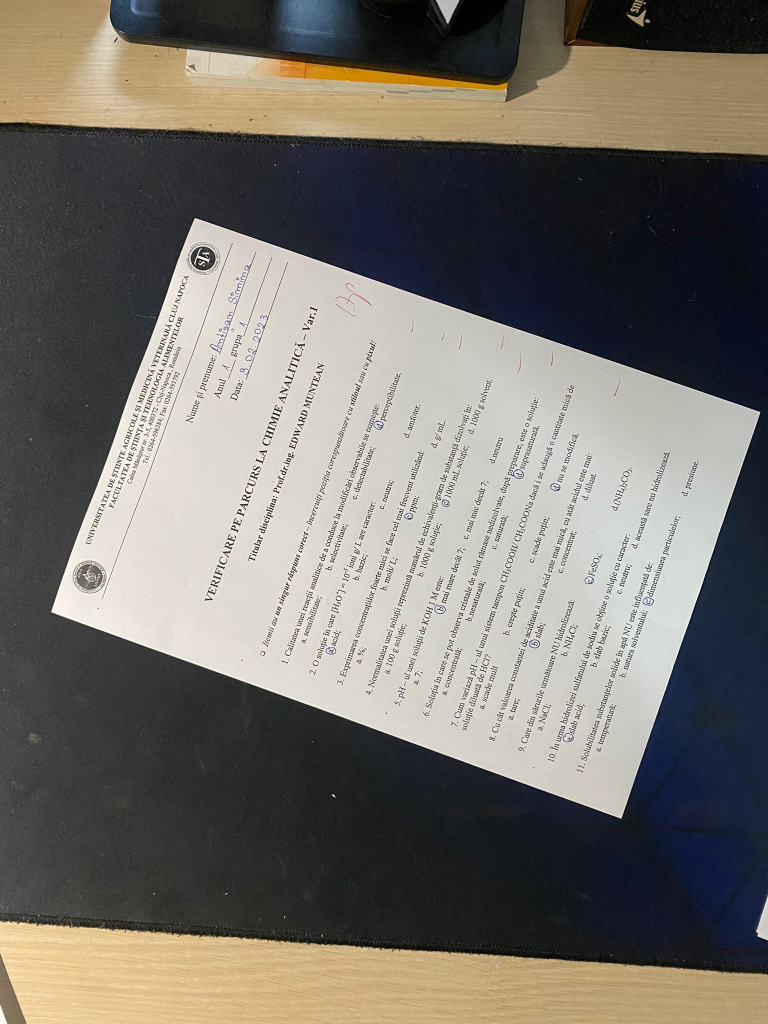
//> input picture Images/NoBackground/Problematice/scan11.jpg, 1536 x 2048 px (shown at 1/2 size)
$ ./OpenCVApplication   (built with g++ and OpenCV 4)
//> lines starting //> are read from the running program, lines starting //| are printed output that depends on the picture; after the words box and inside, x2 and y2 are one past the last pixel; in counts of white or black regions, pixels touching at a corner belong together
#include "stdafx.h"
#include "common.h"
#include <queue>
#include <random>
#include <iostream>
#include <fstream>
#include <sys/types.h>
#include <sys/stat.h>
#include <direct.h>


Mat_<uchar> convertToGrayscale(Mat_<Vec3b> img) {
	Mat_<uchar> grayScale(img.rows, img.cols);
	cvtColor(img, grayScale, cv::COLOR_BGR2GRAY);
	return grayScale;
}

int get_scale_percent(Mat_<Vec3b> img) {
	int scale_percent = 0;
	int preferredHeight = 900;
	int preferredWidth = 600;
	int minDiffHeight = INT_MAX;
	int minDiffWidth = INT_MAX;
	for (int i = 1; i <= 100; i++) {
		int scaledWidth = img.cols * i / 100;
		int scaledHeight = img.rows * i / 100;
		if (abs(scaledWidth - preferredWidth) < minDiffWidth && abs(scaledHeight - preferredHeight) < minDiffHeight) {
			scale_percent = i;
 			minDiffHeight = abs(scaledHeight - preferredHeight);
 			minDiffWidth = abs(scaledWidth - preferredWidth);
 		}
 	}
 	return scale_percent;
}

std::vector<int> compute_horizontal_histogram(Mat_<uchar> img) {
	std::vector<int> pc(img.rows,0);
	for (int i = 0; i < img.rows; i++) {
		for (int j = 0; j < img.cols; j++) {
			if (img(i, j) == 0) {
				pc.at(i)++;
			}
		}
	}
	return pc;
}

std::vector<int> compute_vertical_histogram(Mat_<uchar> img) {
	std::vector<int> pc(img.cols, 0);
	for (int j = 0; j < img.cols; j++) {
		for (int i = 0; i < img.rows; i++) {
			if (img(i, j) == 0) {
				pc.at(j)++;
			}
		}
	}
	return pc;
}

Mat_<uchar> vertical_histogram(Mat_<uchar> img) {
	std::vector<int> pc = compute_vertical_histogram(img);
	Mat_<uchar> dst(img.rows, img.cols, 255);
	for (int j = 0; j < dst.cols; j++) {
		for (int i = 0; i < pc.at(j); i++) {
			dst(i, j) = 0;
		}
	}
	return dst;
}

Mat_<uchar> horizontal_histogram(Mat_<uchar> img) {
	std::vector<int> pc = compute_horizontal_histogram(img);
	Mat_<uchar> dst(img.rows, img.cols, 255);
	for (int i = 0; i < dst.rows; i++) {
		for (int j = 0; j < pc.at(i); j++) {
			dst(i, j) = 0;
		}
	}
	return dst;
}

Mat_<uchar> rotate_image(Mat_<uchar> img, double angle) {
	Point2f center((img.cols - 1) / 2.0, (img.rows - 1) / 2.0);
	Mat rotation_matrix = getRotationMatrix2D(center, angle, 1.0);
	Rect2f bbox = RotatedRect(Point2f(), img.size(), angle).boundingRect2f();
	rotation_matrix.at<double>(0, 2) += bbox.width / 2.0 - img.cols / 2.0;
	rotation_matrix.at<double>(1, 2) += bbox.height / 2.0 - img.rows / 2.0;

	Mat rotated_img;
	warpAffine(img,rotated_img,rotation_matrix,bbox.size(),1,0,255);
	return rotated_img;
}

Mat_<Vec3b> rotate_image(Mat_<Vec3b> img, double angle) {
	Point2f center((img.cols - 1) / 2.0, (img.rows - 1) / 2.0);
	Mat rotation_matrix = getRotationMatrix2D(center, angle, 1.0);
	Rect2f bbox = RotatedRect(Point2f(), img.size(), angle).boundingRect2f();
	rotation_matrix.at<double>(0, 2) += bbox.width / 2.0 - img.cols / 2.0;
	rotation_matrix.at<double>(1, 2) += bbox.height / 2.0 - img.rows / 2.0;

	Mat rotated_img;
	warpAffine(img,rotated_img,rotation_matrix,bbox.size(),1,0,Scalar(255,255,255));
	return rotated_img;
}

Mat_<uchar> crop_white_borders(Mat_<uchar> img) {
	int top = 0, left = 0, bot = 0, right = 0;
	for (int i = 0; i < img.rows; i++) {
		for (int j = 0; j < img.cols; j++) {
			if (img(i, j) != 255) {
				top = i;
				i = img.rows;
				j = img.cols;
			}
		}
	}
	Mat ROI(img, Rect(0, top, img.cols, img.rows - top));
	Mat_<uchar> cropped;
	ROI.copyTo(cropped);
	for (int j = 0; j < cropped.cols; j++) {
		for (int i = 0; i < cropped.rows; i++) {
			if (cropped(i, j) != 255) {
				left = j;
				i = cropped.rows;
				j = cropped.cols;
			}
		}
	}
	ROI = Mat(cropped, Rect(left, 0, cropped.cols - left, cropped.rows));
	ROI.copyTo(cropped);
	for (int i = cropped.rows - 1; i >= 0; i--) {
		for (int j = cropped.cols - 1; j >= 0; j--) {
			if (cropped(i, j) != 255) {
				bot = i;
				i = 0;
				j = 0;
			}
		}
	}
	ROI = Mat(cropped, Rect(0, 0, cropped.cols, bot));
	ROI.copyTo(cropped);
	for (int j = cropped.cols - 1; j >= 0; j--) {
		for (int i = cropped.rows - 1; i >= 0; i--) {
			if (cropped(i, j) != 255) {
				right = j;
				i = 0;
				j = 0;
			}
		}
	}
	ROI = Mat(cropped, Rect(0, 0, right, cropped.rows));
	ROI.copyTo(cropped);
	return cropped;
}

Mat_<Vec3b> crop_white_borders(Mat_<Vec3b> img) {
	int top = 0, left = 0, bot = 0, right = 0;
	for (int i = 0; i < img.rows; i++) {
		for (int j = 0; j < img.cols; j++) {
			if (img(i, j) != Vec3b(255, 255, 255)) {
				top = i;
				i = img.rows;
				j = img.cols;
			}
		}
	}
	Mat ROI(img, Rect(0, top, img.cols, img.rows - top));
	Mat_<Vec3b> cropped;
	ROI.copyTo(cropped);
	for (int j = 0; j < cropped.cols; j++) {
		for (int i = 0; i < cropped.rows; i++) {
			if (cropped(i, j) != Vec3b(255, 255, 255)) {
				left = j;
				i = cropped.rows;
				j = cropped.cols;
			}
		}
	}
	ROI = Mat(cropped, Rect(left, 0, cropped.cols - left, cropped.rows));
	ROI.copyTo(cropped);
	for (int i = cropped.rows - 1; i >= 0; i--) {
		for (int j = cropped.cols-1; j >= 0; j--) {
			if (cropped(i, j) != Vec3b(255, 255, 255)) {
				bot = i;
				i = 0;
				j = 0;
			}
		}
	}
	ROI = Mat(cropped, Rect(0, 0, cropped.cols, bot));
	ROI.copyTo(cropped);
	for (int j = cropped.cols - 1; j >= 0; j--) {
		for (int i = cropped.rows - 1; i >= 0; i--) {
			if (cropped(i, j) != Vec3b(255, 255, 255)) {
				right = j;
				i = 0;
				j = 0;
			}
		}
	}
	ROI = Mat(cropped, Rect(0, 0, right, cropped.rows));
	ROI.copyTo(cropped);
	return cropped;
}

int getLargestContourIndex(std::vector<std::vector<Point>> contours) {
	int maxArea = 0, maxIndex = 0;
	for (int i = 0; i < contours.size(); i++) {
		int area = contourArea(contours.at(i));
		if (area > maxArea) {
			maxArea = area;
			maxIndex = i;
		}
	}
	return maxIndex;
}

//counts the nr of values in the histogram that are equal to the height of the image
int get_nr_of_eq_to_height(std::vector<int> verticalHisto, int height) {
	int nr = 0;
	int compHeight = height * 40 / 100;
	for (int i = 0; i < verticalHisto.size(); i++) {
		if (abs(verticalHisto.at(i) - height) < compHeight) nr++;
	}
	return nr;
}

int get_nr_of_eq_to_width(std::vector<int> horizHisto, int width) {
	int nr = 0;
	int compWidth = width * 40 / 100;
	for (int i = 0; i < horizHisto.size(); i++) {
		if (abs(horizHisto.at(i) - width) < compWidth) nr++;
	}
	return nr;
}

double getRotateAngle(Mat_<Vec3b> img) {
	int scale_percent = get_scale_percent(img);
	int width = img.cols * scale_percent / 100;
	int height = img.rows * scale_percent / 100;
	Mat_<Vec3b> resized = img.clone();
	resize(resized, resized, Size(width, height));
	Mat_<uchar> gray = convertToGrayscale(resized);
	//imshow("gray", gray);
	Mat_<uchar> blackSheet = gray.clone();
	for (int i = 0; i < blackSheet.rows; i++) {
		for (int j = 0; j < blackSheet.cols; j++) {
			if (gray(i, j) != 255) {
				blackSheet(i,j) = 0;
			}
		}
	}
	//imshow("blackSheet", blackSheet);
	std::vector<int> horizontal = compute_horizontal_histogram(blackSheet);
	std::vector<int> vertical = compute_vertical_histogram(blackSheet);
	double angle=0;
	int maxVertEqual = -1;
	int maxHorizEqual = -1;
	for (double i = -90; i < 90; i++) {
		Mat_<uchar> rotatedImg = rotate_image(blackSheet, i);
		//imshow("rotatedImg", rotatedImg);
		rotatedImg = crop_white_borders(rotatedImg);
		horizontal = compute_horizontal_histogram(rotatedImg);
		vertical = compute_vertical_histogram(rotatedImg);
		Mat_<uchar> horizHisto = horizontal_histogram(rotatedImg);
		Mat_<uchar> verticalHisto = vertical_histogram(rotatedImg);
		/*imshow("horizHisto", horizHisto);
		imshow("verticalHisto", verticalHisto);*/

		int nrVertEqual = get_nr_of_eq_to_height(vertical, rotatedImg.rows);
		int nrHorizEqual = get_nr_of_eq_to_width(horizontal, rotatedImg.cols);
		//std::cout << "vertEqual: " << nrVertEqual << ", horizEqual: " << nrHorizEqual << std::endl;
		if (nrHorizEqual > nrVertEqual && nrVertEqual >= maxVertEqual && nrHorizEqual >= maxHorizEqual) {
			angle = i;
			maxVertEqual = nrVertEqual;
			maxHorizEqual = nrHorizEqual;
			std::cout<<"angle: " << angle<< ", maxHorizEqual: " << maxHorizEqual << ", maxVertEqual: " << maxVertEqual << std::endl;
		}
		//waitKey();
	}
	std::cout << "Done :D" << std::endl;
	return angle;
}

Mat_<Vec3b> convert_borders_to_white(Mat_<Vec3b> img) {
	int scale_percent = get_scale_percent(img);
	int width = img.cols * scale_percent / 100;
	int height = img.rows * scale_percent / 100;
	Mat_<Vec3b> resized = img.clone();
	resize(resized, resized, Size(width, height));
	//convert img to grayscale
	Mat_<uchar> greyscale = convertToGrayscale(img);
	//median blur to enhange edges
	medianBlur(greyscale, greyscale, 3);

	//dilate and erode to remove noise
	dilate(greyscale, greyscale, Mat());
	erode(greyscale, greyscale, Mat());
	//create binary img using otsu
	threshold(greyscale,greyscale, 0, 255, THRESH_OTSU);
	medianBlur(greyscale, greyscale, 7);
	//create inverted img
	Mat_<uchar> inverted = greyscale.clone();
	bitwise_not(inverted, inverted);

	//floodfill corners to black to keep only the elements inside the piece of paper that were not removed by otsu
	for (int i = 0; i < inverted.rows; i++) {
		if (inverted(i,0) != 0) {
			floodFill(inverted, Point(0, i), 0);
		}
		if (inverted(i, inverted.cols - 1) != 0) {
			floodFill(inverted, Point(inverted.cols - 1, i), 0);
		}
	}
	for (int j = 0; j < inverted.cols; j++) {
		if (inverted(0, j) != 0) {
			floodFill(inverted, Point(j, 0), 0);
		}
		if (inverted(inverted.rows - 1, j) != 0) {
			floodFill(inverted, Point(j, inverted.rows - 1), 0);
		}
	}

	//bitwise or between the binary img and the inverted img to get the page mask
	bitwise_or(greyscale, inverted, greyscale);

	std::vector<std::vector<Point>> contours;
	findContours(greyscale, contours, RETR_TREE, CHAIN_APPROX_NONE);
	int largestContourIndex = getLargestContourIndex(contours);
	Mat_<uchar> blackPageWithContours = greyscale.clone();

	for (int i = 0; i < contours.size(); i++) {
		if (i != largestContourIndex) {
			fillPoly(blackPageWithContours, contours.at(i), Vec3b(0, 0, 0));
		}
	}

	Mat_<uchar> blackSheet;
	bitwise_not(blackPageWithContours, blackSheet);
	bool white = true;
	for (int i = 0; i < greyscale.rows; i++) {
		for (int j = 0; j < greyscale.cols; j++) {
			if (greyscale(i, j) != 255) white = false;
		}
	}
	//if the image already had white borders, the grayscale image will be all white,
	//so we need to get the page mask from the greyscale image by converting all non white pixels to black
	if (white) {
		blackSheet = convertToGrayscale(img);
		medianBlur(blackSheet,blackSheet,15);
		for (int i = 0; i < blackSheet.rows; i++) {
			for (int j = 0; j < blackSheet.cols; j++) {
				if (blackSheet(i, j) != 255)blackSheet(i, j) = 0;
			}
		}
	}

	Mat_<Vec3b> whiteBorders;
	Mat_<Vec3b> mask(img.rows, img.cols);
	cvtColor(blackSheet, mask, COLOR_GRAY2BGR);
	bitwise_or(img, mask, whiteBorders);
	return whiteBorders;
}

Mat_<Vec3b> make_page_vertical(Mat_<Vec3b> img) {
	Mat_<Vec3b> whiteBorders = convert_borders_to_white(img);
	whiteBorders = crop_white_borders(whiteBorders);

	float angle = getRotateAngle(whiteBorders);
	Mat_<Vec3b> rotatedImg = rotate_image(whiteBorders, angle);

	rotatedImg = crop_white_borders(rotatedImg);
	Mat_<Vec3b> resizedRotatedImg = rotatedImg.clone();
	return rotatedImg;
}

std::vector<Rect> detect_letters(Mat_<Vec3b> img) {
	std::vector<Rect> boundRect;
	Mat gray, sobel, element;
	Mat_<uchar> thresh;
	cvtColor(img, gray, COLOR_BGR2GRAY);
	Sobel(gray, sobel, CV_8U, 1, 0, 3, 1, 0, BORDER_DEFAULT);
	imshow("sobel", sobel);
	threshold(sobel, thresh, 0, 255, THRESH_OTSU + THRESH_BINARY);
	imshow("thresh", thresh);
	element = getStructuringElement(MORPH_RECT, Size(17, 3));
	morphologyEx(thresh, thresh, MORPH_CLOSE, element);
	imshow("thresh2", thresh);
	std::vector<std::vector<Point>> contours;
	findContours(thresh, contours, 0, 1);
	std::vector<std::vector<Point>> contours_poly(contours.size());
	int sum = 0, nr = 0;

	for (int i = 0; i < contours.size(); i++) {
		if (contours.at(i).size() > 0) {
			approxPolyDP(Mat(contours.at(i)), contours_poly.at(i), 2, true);
			Rect appRect(boundingRect(Mat(contours_poly.at(i))));
			if (appRect.width * 3 >= appRect.height && appRect.height > 10) {
				if (appRect.y > img.rows * 20 / 100) {
					boundRect.push_back(appRect);
					sum += appRect.height;
					nr++;
				}
			}
		}
	}
	float avgHeight = sum / ((float)nr);
	for (int i = 0; i < boundRect.size(); i++) {
		if (boundRect.at(i).y > img.rows * 15 / 100) {
			if (boundRect.at(i).height > avgHeight * 1.4) {
				Rect doubleRect = boundRect.at(i);
				for (int k = 0; k < thresh.cols; k++) {
					if (thresh(doubleRect.y + doubleRect.height / 2, k) == 255) {
						thresh(doubleRect.y + doubleRect.height / 2, k) = 0;
						thresh(doubleRect.y + doubleRect.height / 2 + 1, k) = 0;
						thresh(doubleRect.y + doubleRect.height / 2 - 1, k) = 0;
					}
				}
			}
		}
	}

	contours.clear();
	findContours(thresh, contours, 0, 1);
	boundRect.clear();
	contours_poly = std::vector<std::vector<Point>>(contours.size());
	for (int i = 0; i < contours.size(); i++) {
		if (contours.at(i).size() > 0) {
			approxPolyDP(Mat(contours.at(i)), contours_poly.at(i), 2, true);
			Rect appRect(boundingRect(Mat(contours_poly.at(i))));
			if (appRect.width * 3 >= appRect.height && appRect.height > 10 && appRect.x > 20) {
				boundRect.push_back(appRect);
				//UNCOMMENT THIS AND COMMENT LINE 432 IF YOU WANT HEADER REMOVED
				/*if (appRect.y > img.rows * 20 / 100) {
					boundRect.push_back(appRect);
				} */
			}
		}
	}
	return boundRect;
}

void extract_text(Mat_<Vec3b> img, std::vector<Rect> letterBoxes) {
	for (int i = 0; i < letterBoxes.size(); i++) {
		int x = letterBoxes.at(i).x - 5 >= 0 ? letterBoxes.at(i).x - 5 : 0;
		int y = letterBoxes.at(i).y - 5 >= 0 ? letterBoxes.at(i).y - 5 : 0;
		Mat ROI(img, Rect(x, y, letterBoxes.at(i).width+10, letterBoxes.at(i).height+10));
		Mat_<Vec3b> cropped;
		ROI.copyTo(cropped);
		std::string filename = "Extracted Text/text" + std::to_string(i) + ".jpg";
		imshow(filename, cropped);
		imwrite(filename, cropped);
	}
}

Mat_<Vec3b> print_bounding_boxes(Mat_<Vec3b> img, std::vector<Rect> letterBoxes) {
	Mat_<Vec3b> newImg = img.clone();
	for (int i = 0; i < letterBoxes.size(); i++) {
		rectangle(newImg, letterBoxes.at(i), Vec3b(0, 255, 0), 2);
		std::cout <<"box x: " << letterBoxes.at(i).x << ", box y: " << letterBoxes.at(i).y << ", box width: " << letterBoxes.at(i).width << ", box height: " << letterBoxes.at(i).height << std::endl;
	}
	return newImg;
}

int main()
{
	Mat_<Vec3b> img = imread("Images/NoBackground/Problematice/scan11.jpg", IMREAD_COLOR);
//> img is the input picture: 2048 rows x 1536 cols, CV_8UC3; mean B, G, R 106, 112.9, 116.4
	int scale_percent = get_scale_percent(img);
//> scale_percent = 39
	int width = img.cols * scale_percent / 100;
//> width = 599
	int height = img.rows * scale_percent / 100;
//> height = 798
	Mat_<Vec3b> resized = img.clone();
	resize(resized, resized, Size(width, height));
	imshow("resized", resized);

	Mat_<Vec3b> rotatedImg = make_page_vertical(img);
//> in convert_borders_to_white, `int scale_percent = get_scale_percent(img);`: scale_percent = 39
//> in convert_borders_to_white, `int width = img.cols * scale_percent / 100;`: width = 599
//> in convert_borders_to_white, `int height = img.rows * scale_percent / 100;`: height = 798
//> the loop in convert_borders_to_white, `for (int i = 0; i < inverted.rows; i++)` made 2048 passes
//> pass 1, in convert_borders_to_white, `floodFill(inverted, Point(inverted.cols - 1, i), 0);`:
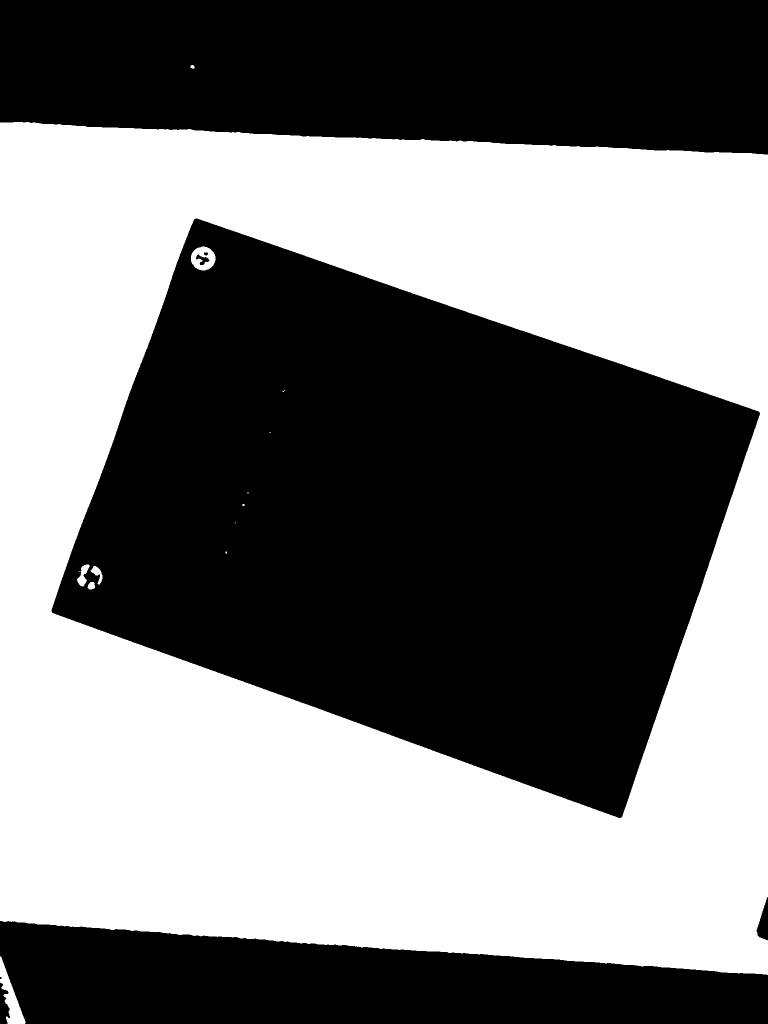
//> inverted: 2048 rows x 1536 cols, CV_8UC1 (shown at 1/2 size); 46.6% white; 14 white regions (7 under 20 px), largest, box (x1, y1, x2, y2) and area: (0, 244, 1536, 1950) 1461776, (0, 1912, 51, 2048) 2615, (382, 493, 431, 541) 1531
//> in convert_borders_to_white, `bitwise_or(greyscale, inverted, greyscale);`:
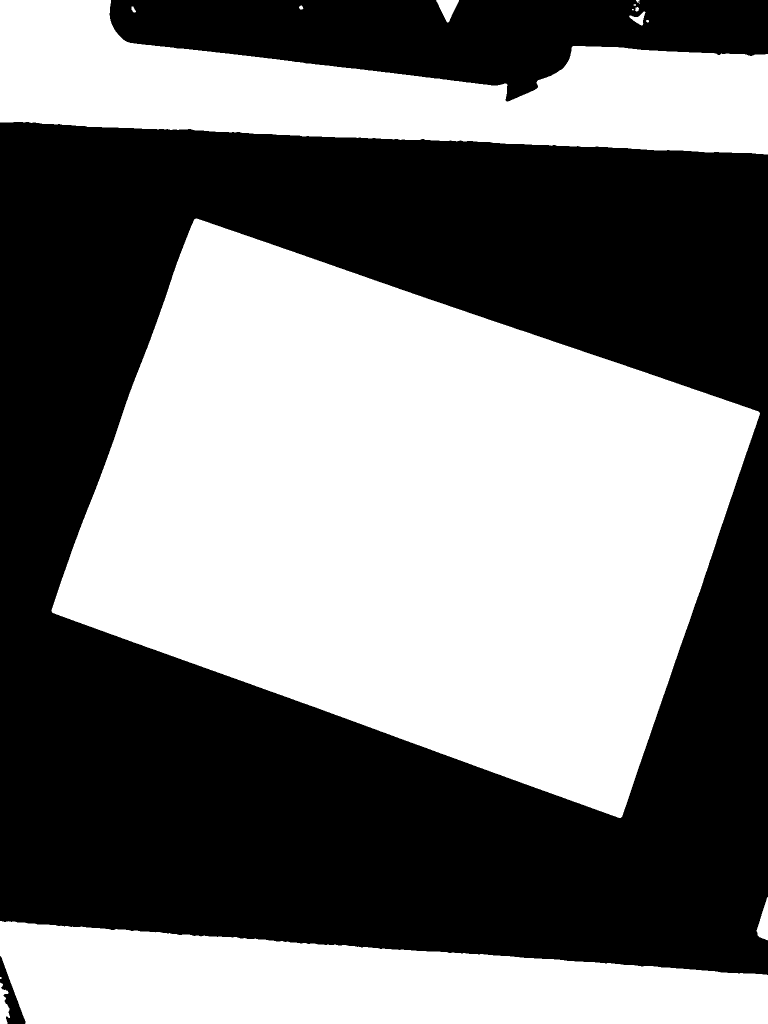
//> greyscale: 2048 rows x 1536 cols, CV_8UC1 (shown at 1/2 size); 48.4% white; 15 white regions (3 under 20 px)
//> in convert_borders_to_white, `findContours(greyscale, contours, RETR_TREE, CHAIN_APPROX_NONE);`: contours = 15 contours, 5 with area under 20; largest, box (x1, y1, x2, y2) and area: (103, 437, 1520, 1636) 1022278, (0, 0, 1536, 309) 262267, (0, 1842, 1536, 2048) 227784, (872, 0, 918, 45) 1058, (1513, 1794, 1536, 1881) 1054
//> the loop in getLargestContourIndex, `for (int i = 0; i < contours.size(); i++)` made 15 passes
//> (area, maxArea) on passes 1, 3, 5: (941, 941), (227784, 227784), (1022277, 1022277)
//> after the loop in getLargestContourIndex, `for (int i = 0; i < contours.size(); i++)`: maxArea = 1022277; maxIndex = 4
//> the loop in convert_borders_to_white, `for (int i = 0; i < contours.size(); i++)` made 15 passes
//> after the loop in convert_borders_to_white, `for (int i = 0; i < contours.size(); i++)`:
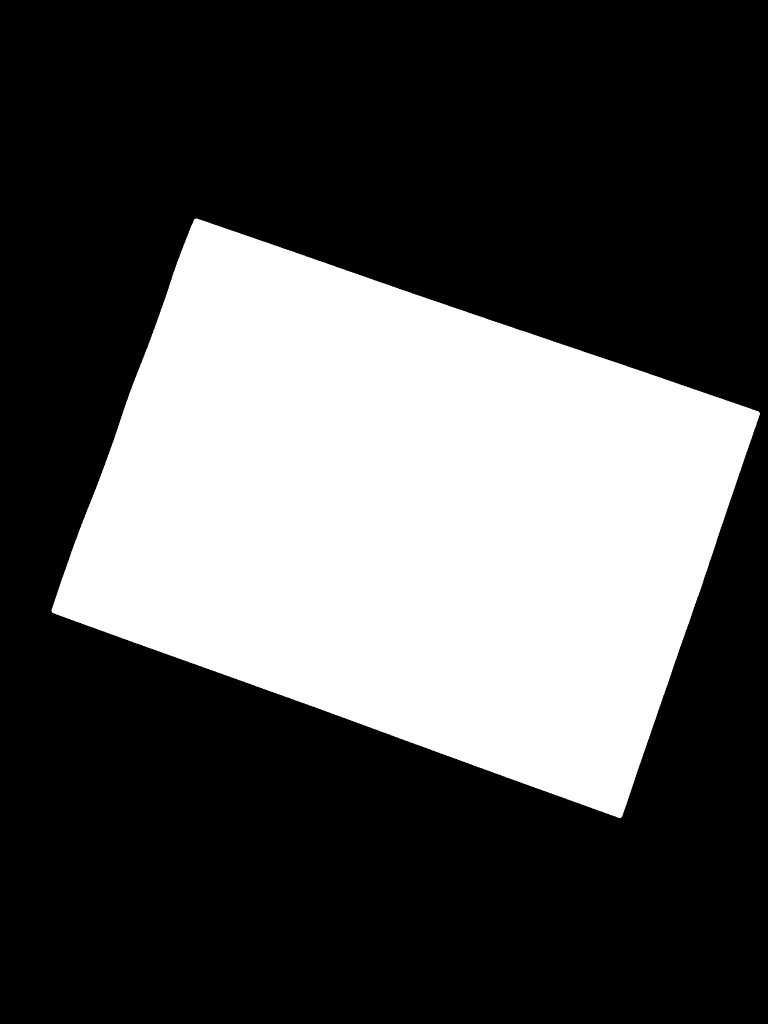
//> blackPageWithContours: 2048 rows x 1536 cols, CV_8UC1 (shown at 1/2 size); 32.6% white; 1 white region, box (x1, y1, x2, y2) and area: (103, 437, 1520, 1636) 1024210
//> after the loop in convert_borders_to_white, `for (int i = 0; i < greyscale.rows; i++)`: white = false
//> after the loop in crop_white_borders, `for (int i = 0; i < img.rows; i++)`: top = 437
//> in crop_white_borders, `Mat ROI(img, Rect(0, top, img.cols, img.rows - top));`:
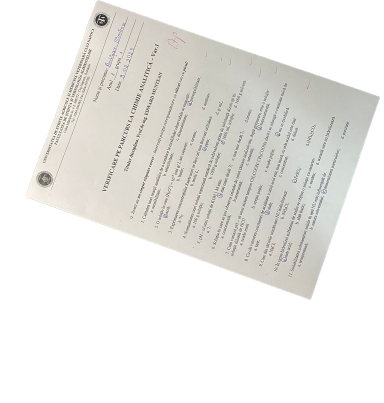
//> ROI: 1611 rows x 1536 cols, CV_8UC3 (shown at 1/4 size); mean B, G, R 231.3, 234.4, 235.4
//> the loop in crop_white_borders, `for (int j = cropped.cols - 1; j >= 0; j--)` made 17 passes
//> the loop in getRotateAngle, `for (double i = -90; i < 90; i++)` made 180 passes
//| angle: -90, maxHorizEqual: 407, maxVertEqual: 281
//| angle: -89, maxHorizEqual: 412, maxVertEqual: 284
//| angle: -88, maxHorizEqual: 420, maxVertEqual: 289
//| angle: -87, maxHorizEqual: 426, maxVertEqual: 293
//| angle: -86, maxHorizEqual: 434, maxVertEqual: 297
//> (output is shown up to pass 5 of 180)
//> pass 1, in rotate_image, `warpAffine(img,rotated_img,rotation_matrix,bbox.size(),1,0,255);`:
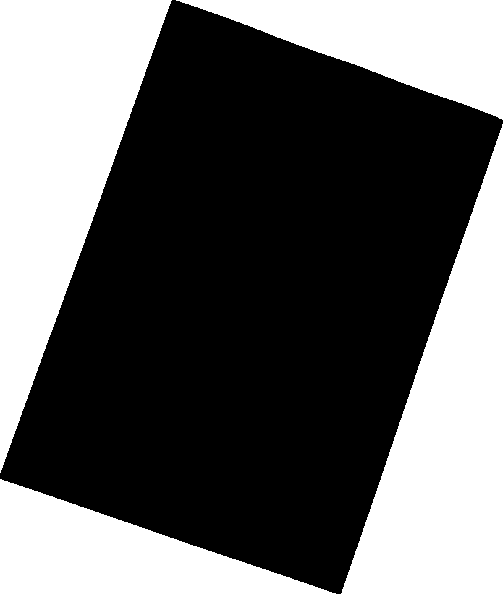
//> rotated_img: 594 rows x 503 cols, CV_8UC1; 39.5% white; 4 white regions, box (x1, y1, x2, y2) and area: (0, 0, 172, 473) 40802, (341, 124, 503, 594) 38276, (176, 0, 503, 120) 19474, (0, 479, 336, 594) 19381
//> (the rest of the program and of its run is left out)
